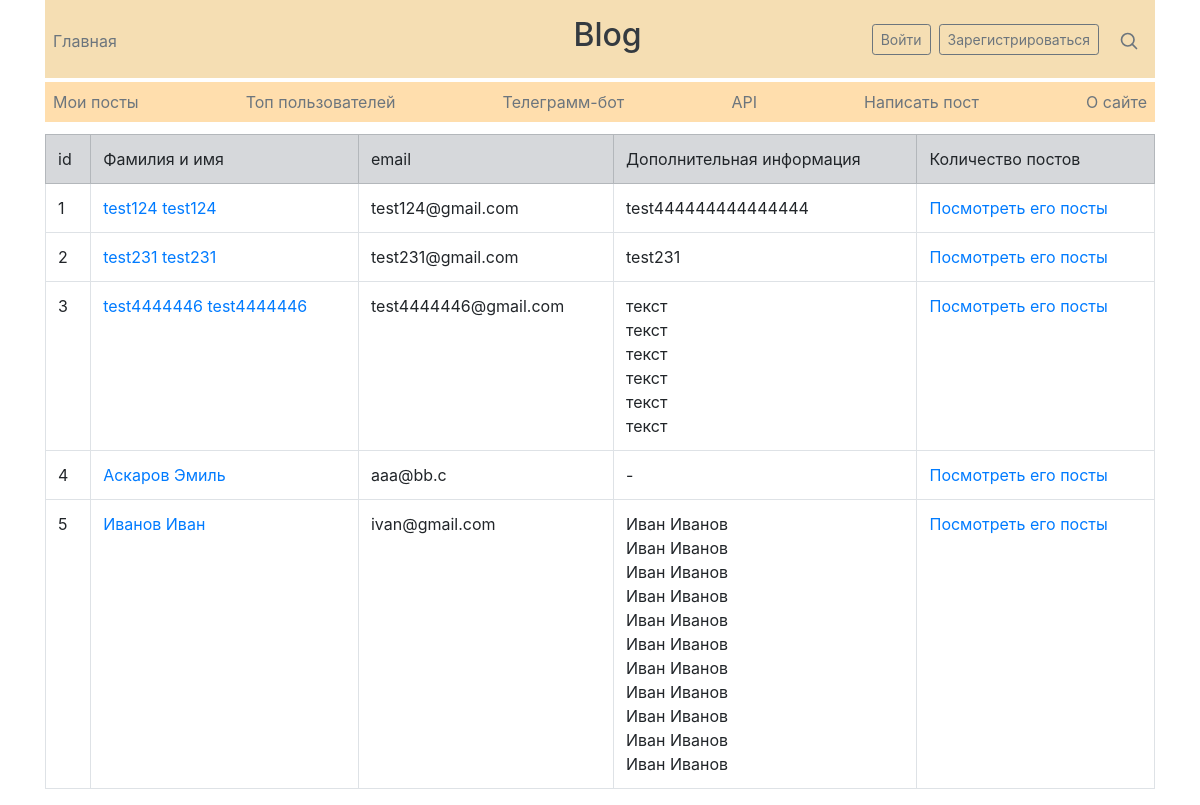
Screenshot of /users with the database file from the repository.
### data/users.py (models this page shows, shortened)
class User(SqlAlchemyBase, UserMixin, SerializerMixin):
    __tablename__ = 'users'
    id = sqlalchemy.Column(sqlalchemy.Integer,
                           primary_key=True, autoincrement=True)
    surname = sqlalchemy.Column(sqlalchemy.String, nullable=True)
    name = sqlalchemy.Column(sqlalchemy.String, nullable=True)
    about = sqlalchemy.Column(sqlalchemy.String, nullable=True)
    email = sqlalchemy.Column(sqlalchemy.String,
                              index=True, unique=True, nullable=True)
    hashed_password = sqlalchemy.Column(sqlalchemy.String, nullable=True)
    posts = orm.relation("Post", back_populates='author')
    followed = orm.relationship('User',
                                secondary=followers,
                                primaryjoin=(followers.c.follower_id == id),
                                secondaryjoin=(followers.c.followed_id == id),
                                backref=orm.backref('followers',
                                                    lazy='dynamic'),
                                lazy='dynamic')
    subscribed = orm.relationship('User',
                                  secondary=subscribers,
                                  primaryjoin=(
                                          subscribers.c.subscriber_id == id),
                                  secondaryjoin=(
                                          subscribers.c.subscribed_id == id),
                                  backref=orm.backref('subscribers',
                                                      lazy='dynamic'),
                                  lazy='dynamic')

### main.py (the view)
@app.route("/users")
def all_users():
    db_sess = db_session.create_session()
    users = db_sess.query(User).all()
    return render_template("users.html",
                           title='Пользователи',
                           users=users)

### data/db_session.py (called while the page is built)
def create_session() -> Session:
    global __factory
    return __factory()

### templates/users.html
{% extends "base.html" %}
{% block content %}
<table width="100%" class="table table-bordered">
    <tr class="table-secondary">
        <td>id</td>
        <td>Фамилия и имя</td>
        <td>email</td>
        <td>Дополнительная информация</td>
        <td>Количество постов</td>
    </tr>
    {% for user in users %}
    <tr>
        <td>{{ user.id }}</td>
        <td><a href="/users/{{ user.id }}">{{ user.surname }} {{ user.name }}</a></td>
        <td>{{ user.email }}</td>
        <td>{{ user.about }}</td>
        <td><a href="/posts/users/{{ user.id }}">Посмотреть его посты</a></td>
    </tr>
    {% endfor %}
</table>
{% endblock %}

### static/css/style.css (style rules this page uses)
td { white-space:pre; }

### rows the page displays
User: id "1", surname "test124", name "test124", email "test124@gmail.com", about "test444444444444444"
User: id "2", surname "test231", name "test231", email "test231@gmail.com", about "test231"
User: id "3", surname "test4444446", name "test4444446", email "test4444446@gmail.com", about "текст текст текст текст текст текст"
User: id "4", surname "Аскаров", name "Эмиль", email "aaa@bb.c", about "-"
User: id "5", surname "Иванов", name "Иван", email "ivan@gmail.com", about "Иван Иванов Иван Иванов Иван Иванов Иван Иванов Иван Иванов Иван Иванов Иван Иванов Иван Иванов Иван Иванов Иван Иванов Иван Иванов"
